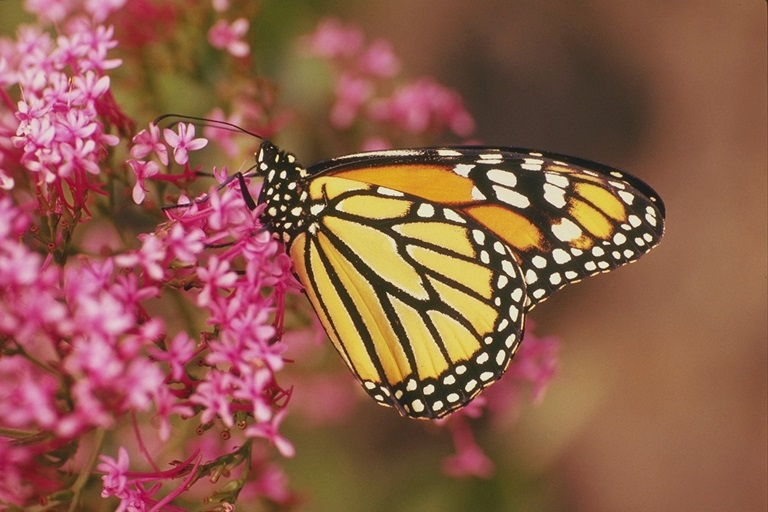
#> input picture 파이썬프로그래밍/week14/monarch.jpg, 768 x 512 px, found by its file name
$ python MTP_02_image3.py
#> lines starting #> are read from the running program, lines starting #| are printed output that depends on the picture
"""

1. OpenCV 영상 어레이(BGR)와 matplotlib 영상 어레이(RGB)
    칼라 채널 배열의 차이점 및 핸들링 방안
2. matplotlib 화면 출력 상의 interactive mode 운영법
    - OpenCV처럼 보이게 하기: 키를 입력하거나(OpenCV 경우) 마우스 클릭
3. 화면 전체를 저장하기
    -fig.savefig("result.png")

"""

import matplotlib.pyplot as plt
import matplotlib.image as img
import numpy as np

fileName = "stinkbug.png"
fileName = "lenna.tif"
fileName = "monarch.jpg"

# ---------------------------------------------------------------------------------------------------
# 단계 3: OpenCV로 읽은 영상을 matplotlib.plt로 화면에 출력한다.
# ---------------------------------------------------------------------------------------------------

import cv2 as cv

# openCV에서 제공하는 함수를 통해 영상을 img_cv 어레이로 읽어들인다.
img_cv = cv.imread(fileName)    # BGR 순으로 배열..
#> img_cv is the input picture: shape (512, 768, 3); mean B, G, R 75, 93, 143.4
print(f'type={type(img_cv)}, ndim={img_cv.ndim}, shape={img_cv.shape}, dtype={img_cv.dtype}')
#| type=<class 'numpy.ndarray'>, ndim=3, shape=(512, 768, 3), dtype=uint8

# matplotlib에서 제공하는 함수를 통해 영상을 img_plt 어레이로 읽어들인다.
img_plt = img.imread(fileName)
print(f'type={type(img_plt)}, ndim={img_plt.ndim}, shape={img_plt.shape}, dtype={img_plt.dtype}')
#| type=<class 'numpy.ndarray'>, ndim=3, shape=(512, 768, 3), dtype=uint8

fig = plt.figure(num=3)
fig.patch.set_facecolor('silver')       # 화면 바탕 색상을 정한다.

# suptitle(): 창의 하위 제목을 지정한다.
plt.suptitle("Step 3: OpenCV image handling", fontsize=14, fontweight='bold')

# OpenCV 함수로 읽은 영상 어레이를 출력한다.
plt.subplot(221)
plt.imshow(img_cv)              # 읽어들인 영상 배열은 BGR 순서인데, 출력하는 함수는 RGB라서 올바른 색상이 표현되지 않는다.
plt.title('img read by openCV(Bad!)')
plt.axis('off')

# OpenCV 함수로 읽은 영상 어레이를 출력하려면 BGR 배열을 RGB 배열로 바꾸어야 한다.
plt.subplot(222)
plt.imshow(img_cv[..., ::-1])     # 0~2번 채널 배열을 2~0번 채널로 재배열하여 출력한다. BGR -> RGB
plt.title('img read by openCV(Good!)')
plt.axis('off')

gray = cv.cvtColor(img_cv, cv.COLOR_BGR2GRAY)   # gray로 변환한다.
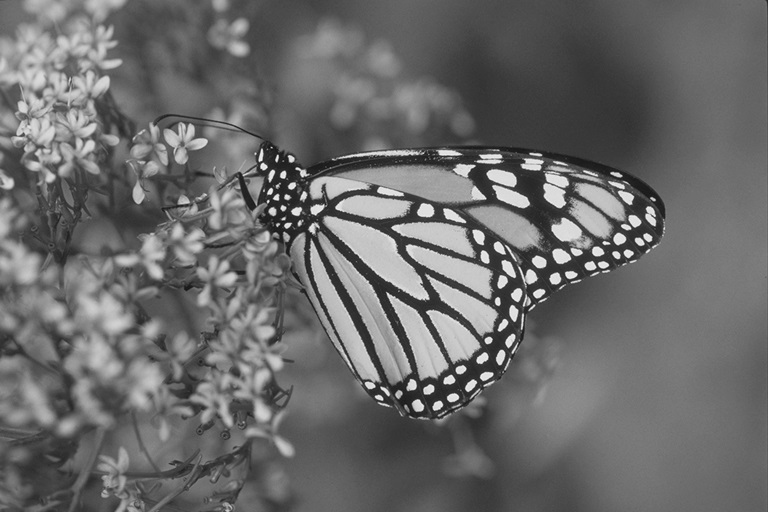
#> gray: shape (512, 768); min 15, max 245, mean 106
plt.subplot(223)
plt.imshow(gray)
plt.colorbar()
plt.title('gray with default cmap')
plt.axis('off')

plt.subplot(224)
plt.imshow(gray, cmap='gray')
plt.colorbar()
plt.title("gray with cmap='gray'")
plt.axis('off')

print("현재 열린 창을 닫아야 다음 루틴으로 진행합니다....")
plt.show()
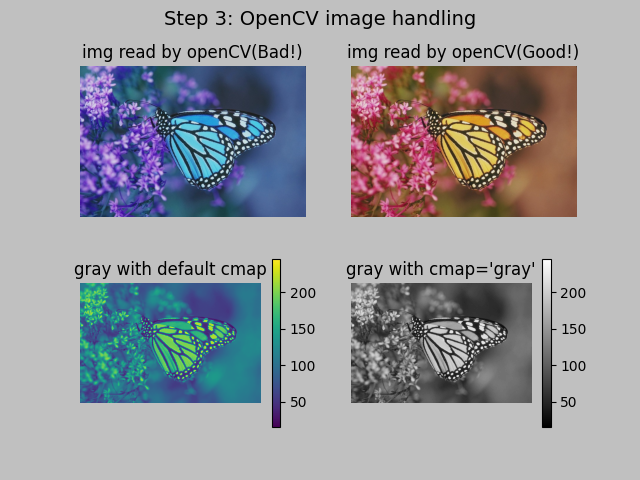
#> figure drawn by matplotlib, 6 panels; B, G, R data is drawn as R, G, B

# ---------------------------------------------------------------------------------------------------
# 단계 4: 화면을 꽉 채워서 출력하기. 화면 저장하기.
# ---------------------------------------------------------------------------------------------------

fig = plt.figure(figsize=(15, 8), num='Step 4: 아무런 키나 입력하면 종료합니다.')
fig.patch.set_facecolor('blue')       # 화면 바탕 색상을 정한다.
fig.patch.set_alpha(0.3)        # Alpha, transparency: 0이면 투명, 1이면 완전 불투명.

#plt.suptitle("pyplt Image, 아무런 키나 입력하면 종료합니다", fontsize=14, fontweight='bold')
plt.suptitle("pyplt Image, Press any key to quit", fontsize=14, fontweight='bold')

plt.subplot(131)
plt.imshow(img_plt)
plt.title('original')
#plt.title('원본 영상')         # 한글은 안되는군요....
plt.axis('off')

plt.subplot(1, 3, 2)
rev = 255 - img_plt
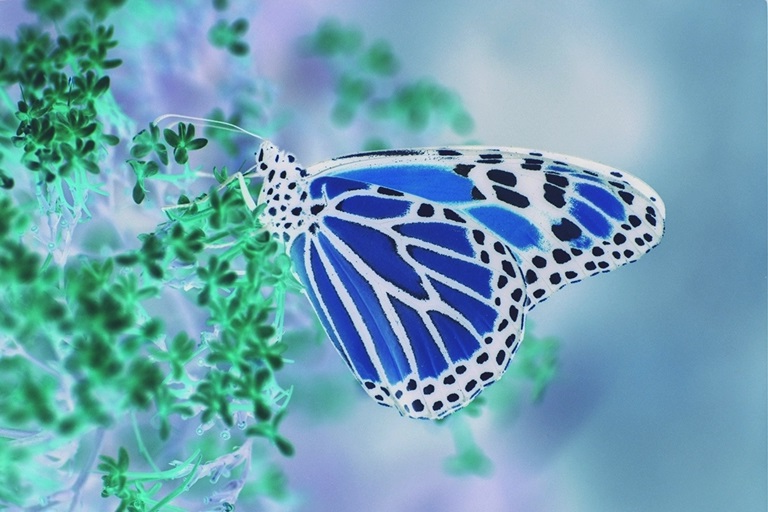
#> rev: shape (512, 768, 3); mean R, G, B 111.6, 162, 180
plt.imshow(rev)
plt.title('reverse')
plt.axis('off')

plt.subplot(133)
plt.imshow(img_plt[:, :, 0], cmap='gray')
plt.title('channel 0')
plt.xticks([]), plt.yticks([])

# 아래 조정 작업 중에서 나중에 쓴 것이 설정을 overwrite함.
plt.tight_layout() # 가로, 세로 관점에서 빈틈을 줄여 그림의 크기를 키움
plt.subplots_adjust(left=0.01, right=0.99, top=0.99, bottom=0.01) # 상하좌우 여백의 크기를 지정


# matplotlib에도 파일 저장함수가 있다. openCV는 imwrite(파일명, 어레이)
img.imsave('rev.jpg', rev)

# matplotlib는 영상 어레이뿐만 아니라 윈도 전체를 저장하는 기능을 지원한다.
fig = plt.gcf()
fig.savefig("result.png")
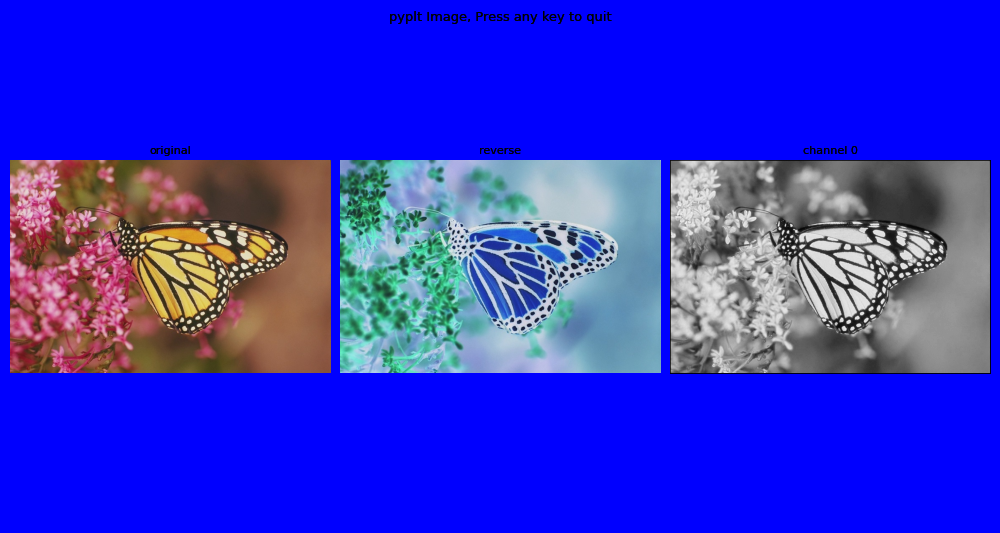
#> figure drawn by matplotlib, 3 panels
#fig.savefig("result.jpg")   # jpg는 안되는 듯. 오류 발생.

#plt.show()  # 이 함수를 사용하면 영상을 출력하고 창을 닫을 때 까지 대기한다.
# plt.show() 대신에 아래 함수를 쓰면 화면을 출력하고, 키입력 혹은 마우스 클릭을 대기한다.
print("아무런 키나 입력하면 종료합니다.")
plt.waitforbuttonpress()


# 참조 -----------------------
# plt.close()       # 현재 활성창을 닫는다.
# plt.close(fig)    # 핸들 'fig'로 창을 닫는다.
# plt.close(num)    # 숫자 'num'을 닫는다.
# plt.close(name)   # 이름이 'name'인 창을 닫는다.
# plt.close('all')    # 모든 창을 닫는다.

$ run again, with 디지털영상처리/week10/data/Hue_color_wheel_by_degree.png saved as 파이썬프로그래밍/week14/monarch.jpg
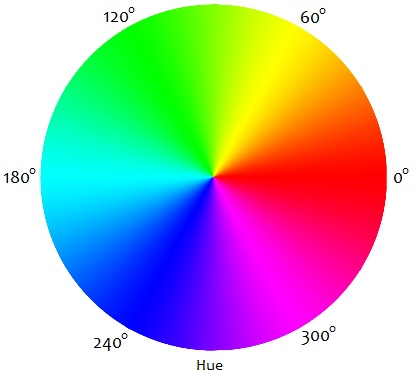
#> input picture 디지털영상처리/week10/data/Hue_color_wheel_by_degree.png, 419 x 376 px, found by its file name
#> img_cv is the input picture: shape (376, 419, 3); mean B, G, R 177.4, 177.1, 177.7
#| type=<class 'numpy.ndarray'>, ndim=3, shape=(376, 419, 3), dtype=uint8
#| type=<class 'numpy.ndarray'>, ndim=3, shape=(376, 419, 3), dtype=uint8
#> `rev = 255 - img_plt`:
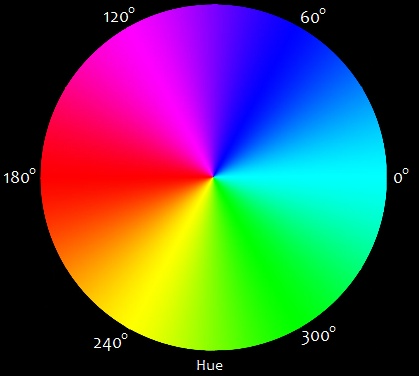
#> rev: shape (376, 419, 3); mean R, G, B 77.3, 77.9, 77.6
#> `fig.savefig("result.png")`:
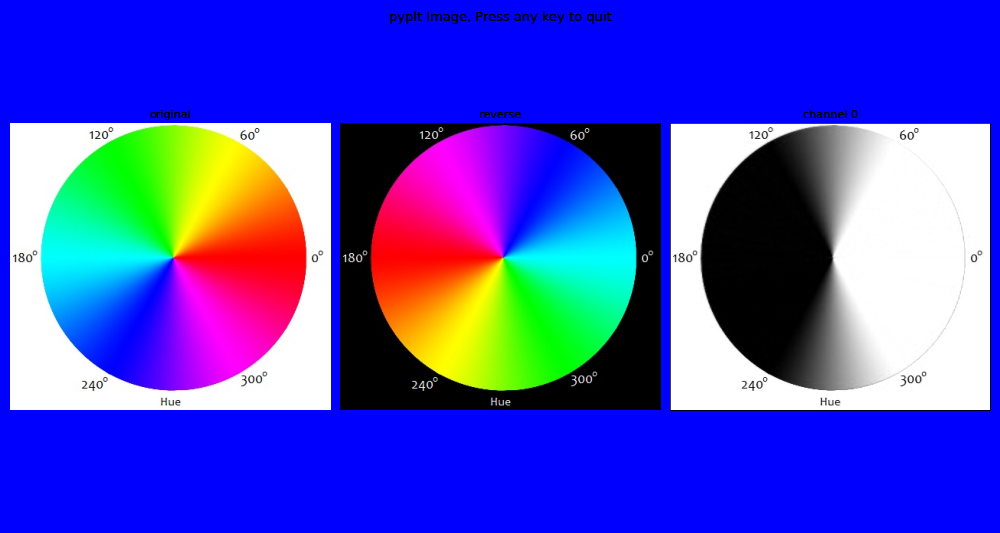
#> figure drawn by matplotlib, 3 panels

$ run again, with 디지털영상처리/week10/data/barns.jpg copied over 파이썬프로그래밍/week14/monarch.jpg
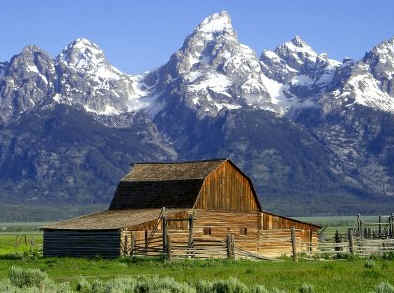
#> input picture 디지털영상처리/week10/data/barns.jpg, 394 x 293 px, found by its file name
#> img_cv is the input picture: shape (293, 394, 3); mean B, G, R 129.4, 117.2, 104.9
#| type=<class 'numpy.ndarray'>, ndim=3, shape=(293, 394, 3), dtype=uint8
#| type=<class 'numpy.ndarray'>, ndim=3, shape=(293, 394, 3), dtype=uint8
#> `rev = 255 - img_plt`:
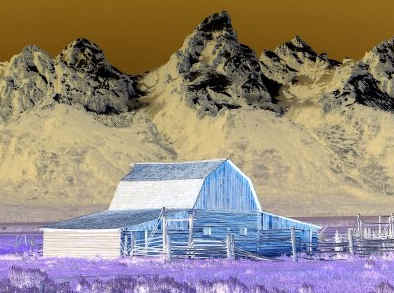
#> rev: shape (293, 394, 3); mean R, G, B 150.1, 137.8, 125.6
#> `fig.savefig("result.png")`:
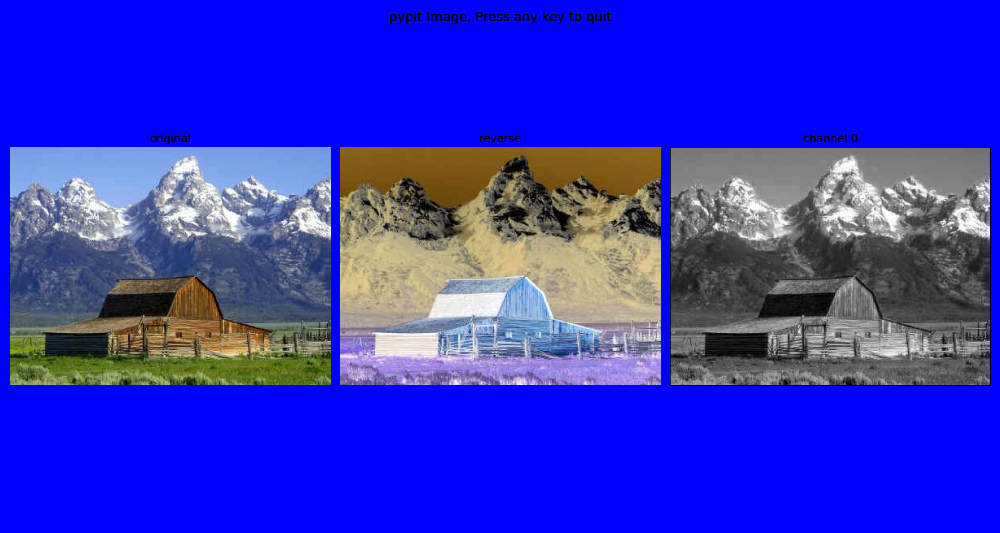
#> figure drawn by matplotlib, 3 panels
